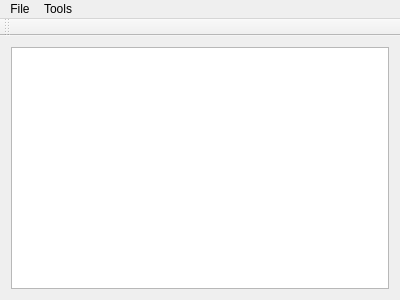
<?xml version="1.0" encoding="UTF-8"?>
<ui version="4.0">
 <class>MainWindow</class>
 <widget class="QMainWindow" name="MainWindow">
  <property name="geometry">
   <rect>
    <x>0</x>
    <y>0</y>
    <width>400</width>
    <height>300</height>
   </rect>
  </property>
  <property name="windowTitle">
   <string>Svg2GCode</string>
  </property>
  <widget class="QWidget" name="centralWidget">
   <layout class="QVBoxLayout" name="verticalLayout">
    <item>
     <widget class="QGraphicsView" name="graphicsView"/>
    </item>
   </layout>
  </widget>
  <widget class="QToolBar" name="mainToolBar">
   <attribute name="toolBarArea">
    <enum>TopToolBarArea</enum>
   </attribute>
   <attribute name="toolBarBreak">
    <bool>false</bool>
   </attribute>
  </widget>
  <widget class="QMenuBar" name="menuBar">
   <property name="geometry">
    <rect>
     <x>0</x>
     <y>0</y>
     <width>400</width>
     <height>21</height>
    </rect>
   </property>
   <widget class="QMenu" name="menuFile">
    <property name="title">
     <string>File</string>
    </property>
    <addaction name="actionOpen_SVG"/>
   </widget>
   <widget class="QMenu" name="menuTools">
    <property name="title">
     <string>Tools</string>
    </property>
    <addaction name="actionGenerate_GCode"/>
    <addaction name="actionSimulate_GCode"/>
   </widget>
   <addaction name="menuFile"/>
   <addaction name="menuTools"/>
  </widget>
  <action name="actionOpen_SVG">
   <property name="text">
    <string>Open SVG</string>
   </property>
  </action>
  <action name="actionGenerate_GCode">
   <property name="text">
    <string>Generate GCode</string>
   </property>
  </action>
  <action name="actionSimulate_GCode">
   <property name="text">
    <string>Simulate GCode</string>
   </property>
  </action>
 </widget>
 <layoutdefault spacing="6" margin="11"/>
 <resources/>
 <connections/>
</ui>
